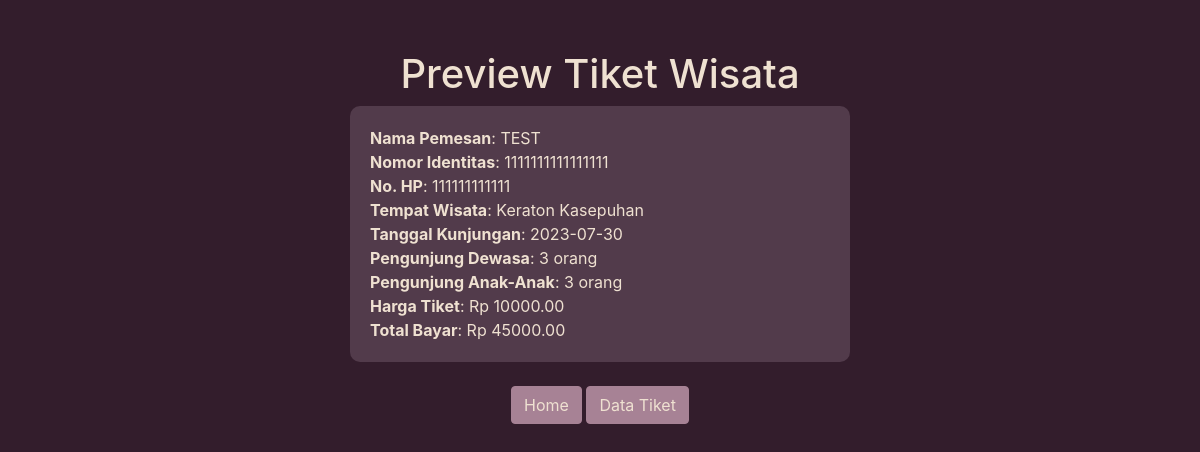
/tampil_array.php, run on the app's committed database.
### tables this page shows
CREATE TABLE `pesan_tiket` (
  `id` int(11) NOT NULL,
  `nama_lengkap` varchar(100) NOT NULL,
  `no_identitas` varchar(16) DEFAULT NULL,
  `no_hp` varchar(12) DEFAULT NULL,
  `tempat_wisata` varchar(50) DEFAULT NULL,
  `tanggal_kunjungan` date DEFAULT NULL,
  `pengunjung_dewasa` int(5) DEFAULT NULL,
  `pengunjung_anak` int(5) DEFAULT NULL,
  `harga_tiket` decimal(10,2) DEFAULT NULL,
  `total_bayar` decimal(10,2) DEFAULT NULL
);

### tampil_array.php (the view, shortened to what this page needs)
<!DOCTYPE html>
<html>
<head>
    <link rel="stylesheet" href="https://maxcdn.bootstrapcdn.com/bootstrap/4.5.2/css/bootstrap.min.css">
</head>
<body>
    <div class="container">
        <?php
            $hostname = "localhost";
            $username = "root";
            $password = "";
            $database = "jwdb";
        $conn = mysqli_connect($hostname, $username, $password, $database);
        $sql = "SELECT * FROM pesan_tiket ORDER BY id DESC LIMIT 1";
        $result = mysqli_query($conn, $sql);
        if (mysqli_num_rows($result) > 0) {
            $data = mysqli_fetch_assoc($result);
        ?>
            <h1 class="text-center">Preview Tiket Wisata</h1>
            <div class="card mx-auto" style="max-width: 500px;">
                <div class="card-body">
                    <strong>Nama Pemesan</strong>: <?php echo $data['nama_lengkap']; ?> <br>
                    <strong>Nomor Identitas</strong>: <?php echo $data['no_identitas']; ?> <br>
                    <strong>No. HP</strong>: <?php echo $data['no_hp']; ?> <br>
                    <strong>Tempat Wisata</strong>: <?php echo $data['tempat_wisata']; ?> <br>
                    <strong>Tanggal Kunjungan</strong>: <?php echo $data['tanggal_kunjungan']; ?> <br>
                    <strong>Pengunjung Dewasa</strong>: <?php echo $data['pengunjung_dewasa']; ?> orang <br>
                    <strong>Pengunjung Anak-Anak</strong>: <?php echo $data['pengunjung_anak']; ?> orang <br>
                    <strong>Harga Tiket</strong>: Rp <?php echo $data['harga_tiket']; ?> <br>
                    <strong>Total Bayar</strong>: Rp <?php echo $data['total_bayar']; ?> <br>
                </div>
            </div>
        <?php
        } else {
            echo "<h3 class='text-center'>Data tidak ditemukan.</h3>";
        }
        ?>
        <br>
        <div class="text-center">
            <a href="index.php" class="btn btn-primary">Home</a>
            <a href="data_tiket.php" class="btn btn-primary">Data Tiket</a>
        </div>
    </div>
</body>
</html>

### tampil_array.php (style rules this page uses)
body { background-color: #331D2C; color: #EFE1D1; }
.container { margin-top: 50px; }
.card { border: none; background-color: #523B4B; color: #EFE1D1; border-radius: 10px; }
.card-body { padding: 20px; }
.btn-primary { background-color: #A78295; border-color: #A78295; color: #EFE1D1; }
h1, h3 { color: #EFE1D1; }
.text-center { text-align: center; }

### data on the page
pesan_tiket: nama_lengkap "TEST", no_identitas "1111111111111111", no_hp "111111111111", tempat_wisata "Keraton Kasepuhan", tanggal_kunjungan "2023-07-30", pengunjung_dewasa "3", pengunjung_anak "3", harga_tiket "10000.00", total_bayar "45000.00"
